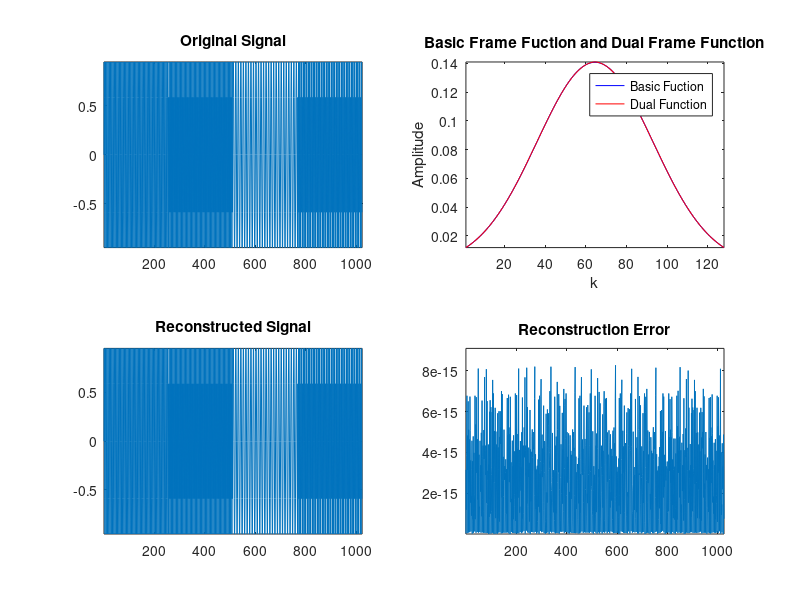
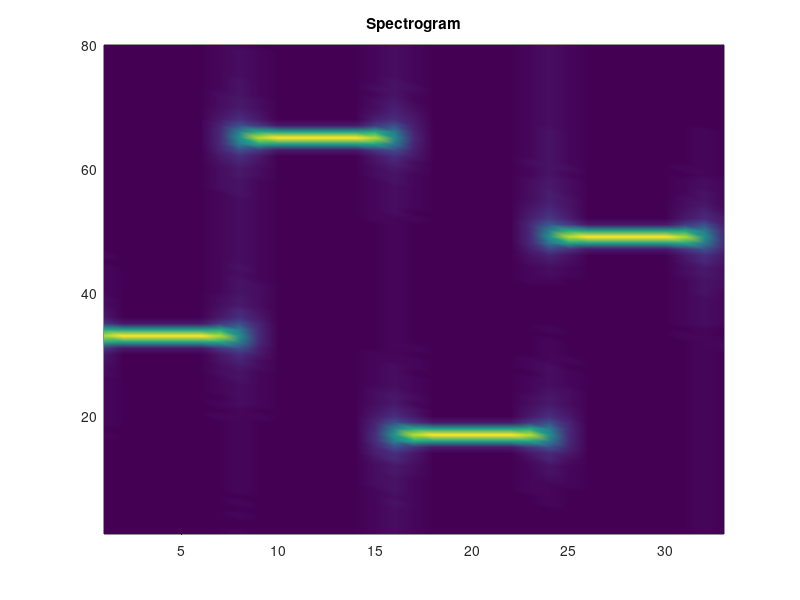

Write the MATLAB code that produced these figures, in order.
function test_dgt
%dgt.m: This programme is used to compute dual frame and reconstruct 
%           the original signal.
%Copyright(c) Xi'an Jiaotong University, Pengliang YANG,2010.5.1
%
% Reference: Qian, Shie, and Dapang Chen. "Discrete gabor transform."
%   Signal Processing, IEEE Transactions on 41.7 (1993): 2429-2438.
clc, clear,close all

Ls = 1024;          % length of the original signal s[n]
Ts = 1/1000;        % Sampling time: Ts = 1/Fs
t =[0:Ls-1]*Ts;
s = [sin(400*pi*t(1:256))   sin(800*pi*t(257:512))...
    sin(200*pi*t(513:768))    sin(600*pi*t(769:1024))];  % s[n]
figure(1),clf
subplot(221)
plot(s),axis tight
title('Original Signal')

L = 128;            % length of the frame basic function
[u,dM] = mydivider(Ls+L);% dM:step length in time field
M = (Ls+L)/dM-1;
Lo = Ls+L-dM;         
[ ,dN] = mydivider(M);
N = Lo/dN;         
r = Lo/(dM*dN);     % oversampling rate
fprintf('oversampling rate:r = %f\n',r)
sigma2 = dM*N/(2*pi);   
k = [0:L-1];
h = (pi*sigma2)^(-0.25)*exp(-(k-0.5*(L-1)).^2/(2*sigma2));

s = [zeros(1,Lo-Ls) s ]; % auxiliary periodic sequence for s(t)->s[n]
h = [h zeros(1,Lo-L)];  % auxiliary periodic sequence for h(t)->h[n]
h = h/norm(h);

H = zeros(dM*dN,Lo);
for q = 0:dN-1
    for p = 0:dM-1
        for k = 0:Lo-1
            indice = mymod(k+q*N+1,Lo);
            H(p+q*dM+1,k+1) = h(indice)*exp(-j*2*pi*p*k/dM);
        end
    end
end
u = [dM/N,zeros(1,dM*dN-1)]';
g = conj(pinv(H)*u);    % g(t) is the dual function of h(t).g(t)->g[n] 
gg = g/norm(g);         % normalization
subplot(222)
plot(h(1:L),'b')
hold on 
plot(real(gg(1:L)),'r'),axis tight
xlabel('k'),ylabel('Amplitude')
title('Basic Frame Fuction and Dual Frame Function')
legend('Basic Fuction','Dual Function')

    % ------------------Gabor Transform--------------------------
for m = 1:M
    for k = 1:Lo
        temp(k) = s(k)*conj(g(mymod(k-(m-1)*dM,Lo)));
    end
    temp = reshape(temp,N,dN);  % ----change dimension:Lo->N*dN
    C(m,:) = sum(fft(temp),2);  % ----line:N-FFT��sum in row.
end    
    % -----Inverse Transform(Reconstruct the original signal----- 
ss = zeros(1,Lo); 
for k = 1:Lo
    for m = 1:M
        InvC(m,:) = N*ifft(C(m,:));
        ss(k) = ss(k)+h(mymod(k-(m-1)*dM,Lo))*InvC(m,mymod(k,N));
    end
end
subplot(223)
plot(real(ss(Lo-Ls+1:Lo))),axis tight
title('Reconstructed Signal')
err = abs(s(Lo-Ls+1:Lo)-ss(Lo-Ls+1:Lo));
subplot(224)
plot(err),axis tight
title('Reconstruction Error')

figure(2),clf
pcolor(abs(C(floor((Lo-Ls+1)/dM):M,1:N/2)).')
shading interp
title('Spectrogram')


function y = mymod(x,N)
%mymod: like mod(x,N) or rem(x,N),if y == 0,substitute 0 with N
%   Example:
%           >>y=mymod([1:6],4)
%           y =
%                1     2     3     4     1     2
%Copyright(c) Xi'an Jiaotong University,Pengliang YANG,2010.5.1
y = mod(x,N);
y(find(y==0)) = N;

function [M,N] = mydivider(L)
%mydivider: Find dividers of an integer.  
%  	[M,N] = divider(L) find two integers M and N, such that 
%    M*N = L, M >= N, M and N as close as possible from sqrt(L).
%  	Example :
%       L = 258; [M,N] = mydivider(L)
%Copyright(c) Xi'an Jiaotong University, Pengliang YANG,2010.5.1
N = floor(sqrt(L));
flag = 1;
while flag == 1
    Nold = N;
    M = ceil(L/N);
    N = floor(L/M);
    flag = (N~=Nold);
end